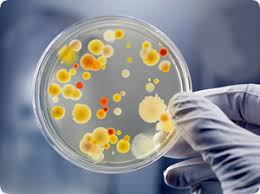
#> input picture backend/uploads/images.jpg, 260 x 194 px
$ python -i segmentation.py   (imports and definitions only)
#> lines starting #> are read from the running program, lines starting #| are printed output that depends on the picture; after the words box and inside, x2 and y2 are one past the last pixel; in counts of white or black regions, pixels touching at a corner belong together
import os
import uuid
import numpy as np
import cv2
import matplotlib.pyplot as plt

from skimage import io, color, filters, transform, morphology, segmentation, feature, measure
from skimage.filters import gaussian
from scipy import ndimage as ndi


SUPPORTED_METHODS = {
    "Otsu",
    "Adaptive",
    "Manual",
    "Majority Fusion",
    "CW-MTF (Novel)",
}


# ---------------- COLOR CLUSTERING ----------------
def _kmeans_hsv_cluster(hsv_image, k=3, sample_cap=50000, sat_min=0.35, val_min=0.25):
    H, S, V = hsv_image[..., 0], hsv_image[..., 1], hsv_image[..., 2]
    mask = (S >= sat_min) & (V >= val_min)
    pts = np.stack([H[mask], S[mask], V[mask]], axis=1)

    if pts.shape[0] < 200:
        return None, None, None

    if pts.shape[0] > sample_cap:
        idx = np.random.choice(pts.shape[0], size=sample_cap, replace=False)
        pts = pts[idx]

    Z = pts.astype(np.float32)
    criteria = (cv2.TERM_CRITERIA_EPS + cv2.TERM_CRITERIA_MAX_ITER, 30, 1e-3)
    _, labels, centers = cv2.kmeans(Z, k, None, criteria, 3, cv2.KMEANS_PP_CENTERS)
    return centers, labels.flatten(), pts


def get_color_likelihood_mask(hsv_image):
    target_hue = 0.13

    res = _kmeans_hsv_cluster(hsv_image, k=3)
    if res[0] is None:
        lower_yellow = (0.10, 0.4, 0.4)
        upper_yellow = (0.18, 1.0, 1.0)
        H, S, V = hsv_image[..., 0], hsv_image[..., 1], hsv_image[..., 2]

        hard = (
            (H >= lower_yellow[0]) & (H <= upper_yellow[0]) &
            (S >= lower_yellow[1]) & (V >= lower_yellow[2])
        )
        return gaussian(hard.astype(np.float32), sigma=1.0)

    centers, _, _ = res
    hue_dist = np.abs(centers[:, 0] - target_hue)

    penalty = (
        (centers[:, 1] < 0.25).astype(np.float32) * 0.25 +
        (centers[:, 2] < 0.25).astype(np.float32) * 0.25
    )

    chosen = int(np.argmin(hue_dist + penalty))
    c = centers[chosen]

    H, S, V = hsv_image[..., 0], hsv_image[..., 1], hsv_image[..., 2]

    dh = np.minimum(np.abs(H - c[0]), 1.0 - np.abs(H - c[0]))
    ds = S - c[1]
    dv = V - c[2]

    sh, ss, sv = 0.06, 0.25, 0.25
    d2 = (dh / sh) ** 2 + (ds / ss) ** 2 + (dv / sv) ** 2

    likelihood = np.exp(-0.5 * d2).astype(np.float32)
    likelihood = gaussian(likelihood, sigma=1.0)

    return np.clip(likelihood, 0.0, 1.0)


# ---------------- CONFIDENCE FUNCTIONS ----------------
def otsu_confidence(img01):
    t = filters.threshold_otsu(img01)

    hist, bins = np.histogram(img01.ravel(), bins=256, range=(0, 1), density=True)
    mids = (bins[:-1] + bins[1:]) / 2

    left = mids <= t
    w0 = hist[left].sum()
    w1 = hist[~left].sum()

    if w0 < 1e-8 or w1 < 1e-8:
        return 0.0

    mu0 = (hist[left] * mids[left]).sum() / w0
    mu1 = (hist[~left] * mids[~left]).sum() / w1
    muT = (hist * mids).sum()

    sigma_b2 = w0 * (mu0 - muT) ** 2 + w1 * (mu1 - muT) ** 2
    sigma_t2 = ((img01 - img01.mean()) ** 2).mean() + 1e-8

    return float(np.clip(sigma_b2 / sigma_t2, 0, 1))


def adaptive_confidence(img01, block=15):
    local_mean = gaussian(img01, sigma=block / 6.0)
    local_var = gaussian((img01 - local_mean) ** 2, sigma=1.0).mean()
    return float(np.clip(1.0 / (1.0 + 10.0 * local_var), 0, 1))


def manual_confidence(img01, t):
    hist, _ = np.histogram(img01.ravel(), bins=256, range=(0, 1), density=True)

    idx = int(np.clip(t * 255, 1, 254))
    valley = (hist[idx - 1] + hist[idx] + hist[idx + 1]) / 3.0
    peak = hist.max() + 1e-8

    return float(np.clip(1.0 - valley / peak, 0, 1))


# ---------------- CW-MTF ----------------
def cw_mtf_fusion(preprocessed01, manual_t, color_likelihood01):
    t_otsu = filters.threshold_otsu(preprocessed01)
    otsu_mask = preprocessed01 > t_otsu

    adaptive_th = filters.threshold_local(preprocessed01, block_size=15)
    adaptive_mask = preprocessed01 > adaptive_th

    manual_mask = preprocessed01 > manual_t

    wo = otsu_confidence(preprocessed01)
    wa = adaptive_confidence(preprocessed01)
    wm = manual_confidence(preprocessed01, manual_t)
    wc = float(np.clip(color_likelihood01.mean(), 0, 1)) * 0.75

    wsum = wo + wa + wm + wc + 1e-8
    wo, wa, wm, wc = wo / wsum, wa / wsum, wm / wsum, wc / wsum

    P = (
        wo * otsu_mask.astype(np.float32) +
        wa * adaptive_mask.astype(np.float32) +
        wm * manual_mask.astype(np.float32) +
        wc * (color_likelihood01 > 0.5).astype(np.float32)
    )

    fusion_mask = P >= 0.5

    uncertainty = 1.0 - (np.abs(P - 0.5) / 0.5)
    uncertainty = np.clip(uncertainty, 0.0, 1.0).astype(np.float32)

    return fusion_mask, uncertainty, (wo, wa, wm, wc)


# ---------------- METHOD SELECTOR ----------------
def get_binary_mask(preprocessed_image, color_likelihood01, manual_threshold, method):
    if method == "Otsu":
        return preprocessed_image > filters.threshold_otsu(preprocessed_image), None, None

    if method == "Adaptive":
        return preprocessed_image > filters.threshold_local(preprocessed_image, block_size=15), None, None

    if method == "Manual":
        return preprocessed_image > manual_threshold, None, None

    if method == "Majority Fusion":
        otsu = preprocessed_image > filters.threshold_otsu(preprocessed_image)
        adaptive = preprocessed_image > filters.threshold_local(preprocessed_image, block_size=15)
        manual = preprocessed_image > manual_threshold

        fusion = (otsu.astype(np.uint8) + adaptive.astype(np.uint8) + manual.astype(np.uint8)) >= 2
        #fusion = fusion | (color_likelihood01 > 0.6)
        fusion = (fusion.astype(float) + (color_likelihood01 > 0.6).astype(float)) >= 1

        return fusion, None, None

    return cw_mtf_fusion(preprocessed_image, manual_threshold, color_likelihood01)


# ---------------- MORPHOLOGY ----------------
def refine_mask(binary_mask):
    cleaned = morphology.opening(binary_mask, morphology.disk(2))
    cleaned = morphology.closing(cleaned, morphology.disk(3))
    cleaned = morphology.remove_small_objects(cleaned, min_size=100)
    cleaned = morphology.remove_small_holes(cleaned, area_threshold=500)
    cleaned = morphology.dilation(cleaned, morphology.disk(1))
    return cleaned


# ---------------- WATERSHED ----------------
def watershed_split(binary_mask):
    dist = ndi.distance_transform_edt(binary_mask)
    coords = feature.peak_local_max(dist, footprint=np.ones((25, 25)), labels=binary_mask)

    markers = np.zeros_like(dist, dtype=np.int32)
    for i, (r, c) in enumerate(coords, start=1):
        markers[r, c] = i

    if markers.max() == 0:
        labels = morphology.label(binary_mask)
        return labels, binary_mask

    labels = segmentation.watershed(-dist, markers, mask=binary_mask)
    return labels, labels > 0


# ---------------- METRICS ----------------
def colony_metrics_from_labels(labels):
    props = measure.regionprops(labels)

    areas = [p.area for p in props if p.area > 20]
    if not areas:
        return [], {}

    circularity, equiv_diam = [], []

    for p in props:
        if p.area <= 20:
            continue

        perim = max(p.perimeter, 1e-8)
        circularity.append(4 * np.pi * p.area / (perim ** 2))
        equiv_diam.append(p.equivalent_diameter)

    return areas, {
        "count": len(areas),
        "total_area_px": float(np.sum(areas)),
        "mean_area_px": float(np.mean(areas)),
        "median_area_px": float(np.median(areas)),
        "mean_circularity": float(np.mean(circularity)),
        "mean_equiv_diameter_px": float(np.mean(equiv_diam)),
    }


# ---------------- SAVE IMAGE ----------------
def save_image(path, image, cmap=None):
    plt.figure(figsize=(6, 6))
    plt.imshow(image, cmap=cmap if image.ndim == 2 else None)
    plt.axis("off")
    plt.savefig(path, bbox_inches="tight", pad_inches=0)
    plt.close()


# ---------------- MAIN FUNCTION ----------------
def analyze_image(
    image_path,
    method="CW-MTF (Novel)",
    resize_factor=1.0,
    manual_threshold=0.5,
    use_watershed_split=True
):
#> called with image_path = '../../uploads/images.jpg', method = 'CW-MTF (Novel)', resize_factor = 1, manual_threshold = 0.5, use_watershed_split = True
    if method not in SUPPORTED_METHODS:
        raise ValueError(f"Unsupported method: {method}")

    image = io.imread(image_path)
#> image is the input picture: shape (194, 260, 3); mean R, G, B 133.8, 135.5, 139.4
    if image.ndim == 2:
        image = color.gray2rgb(image)

    # ---------------- RESIZE ----------------
    resized = transform.resize(
        image,
        (int(image.shape[0]*resize_factor), int(image.shape[1]*resize_factor)),
        mode="reflect",
        anti_aliasing=True
    )

    # ---------------- PREPROCESS ----------------
    hsv = color.rgb2hsv(resized)
#> hsv: shape (194, 260, 3) float64; mean of channels 0, 1, 2 0.492, 0.244, 0.608
    gray = color.rgb2gray(resized)
    preprocessed = gaussian(gray, sigma=1)

    # ---------------- COLOR ----------------
    color_likelihood = get_color_likelihood_mask(hsv)
#> in _kmeans_hsv_cluster, `mask = (S >= sat_min) & (V >= val_min)`:
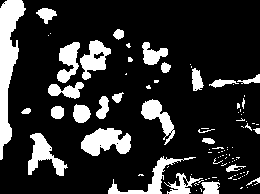
#> mask: shape (194, 260) bool; 18.2% white; 99 white regions (70 under 20 px), largest, box (x1, y1, x2, y2) and area: (0, 0, 26, 160) 1935, (81, 128, 131, 156) 928, (28, 133, 68, 176) 719
#> in _kmeans_hsv_cluster, `_, labels, centers = cv2.kmeans(Z, k, None, criteria, 3, cv2.KMEANS_PP..`: labels = 9188 values, max 2 at index 821, min 0 at index 0, mean 0.658; centers = [[0.618, 0.425, 0.432], [0.123, 0.49, 0.842], [0.117, 0.861, 0.845]]
#> in get_color_likelihood_mask, `hue_dist = np.abs(centers[:, 0] - target_hue)`: hue_dist = [0.488, 0.00674, 0.013]
#> in get_color_likelihood_mask, `penalty = ( (centers[:, 1] < 0.25).astype(np.float32) * 0.25 + (center..`: penalty = [0, 0, 0]
#> in get_color_likelihood_mask, `chosen = int(np.argmin(hue_dist + penalty))`: chosen = 1
#> in get_color_likelihood_mask, `c = centers[chosen]`: c = [0.123, 0.49, 0.842]

    # ---------------- SEGMENTATION ----------------
    binary, uncertainty, weights = get_binary_mask(
        preprocessed,
        color_likelihood,
        manual_threshold,
        method
    )
#> in cw_mtf_fusion, `t_otsu = filters.threshold_otsu(preprocessed01)`: t_otsu = 0.524
#> in cw_mtf_fusion, `otsu_mask = preprocessed01 > t_otsu`: otsu_mask: shape (194, 260) bool; 52% white; 28 black regions (12 under 20 px), largest, box (x1, y1, x2, y2) and area: (0, 0, 260, 194) 15020, (176, 0, 260, 92) 6058, (217, 92, 260, 136) 1235
#> in cw_mtf_fusion, `adaptive_mask = preprocessed01 > adaptive_th`: adaptive_mask: shape (194, 260) bool; 48.5% white; 107 white regions (62 under 20 px), largest, box (x1, y1, x2, y2) and area: (4, 0, 260, 174) 12962, (200, 7, 259, 84) 2199, (163, 149, 260, 194) 1902
#> in cw_mtf_fusion, `manual_mask = preprocessed01 > manual_t`: manual_mask: shape (194, 260) bool; 56.4% white; 24 black regions (9 under 20 px), largest, box (x1, y1, x2, y2) and area: (0, 0, 86, 192) 8371, (178, 0, 260, 91) 5817, (93, 119, 250, 194) 5096
#> in otsu_confidence, `hist, bins = np.histogram(img01.ravel(), bins=256, range=(0, 1), densi..`: hist = 256 values, max 4.37 at index 114, min 0 at index 0, mean 1; bins = 257 values from 0 to 1
#> in otsu_confidence, `mids = (bins[:-1] + bins[1:]) / 2`: mids = 256 values from 0.00195 to 0.998
#> in otsu_confidence, `w0 = hist[left].sum()`: w0 = 122.5
#> in otsu_confidence, `w1 = hist[~left].sum()`: w1 = 133.5
#> in otsu_confidence, `mu0 = (hist[left] * mids[left]).sum() / w0`: mu0 = 0.393
#> in otsu_confidence, `mu1 = (hist[~left] * mids[~left]).sum() / w1`: mu1 = 0.658
#> in otsu_confidence, `muT = (hist * mids).sum()`: muT = 135.9
#> in otsu_confidence, `sigma_b2 = w0 * (mu0 - muT) ** 2 + w1 * (mu1 - muT) ** 2`: sigma_b2 = 4693079
#> in otsu_confidence, `sigma_t2 = ((img01 - img01.mean()) ** 2).mean() + 1e-8`: sigma_t2 = 0.0258
#> in cw_mtf_fusion, `wo = otsu_confidence(preprocessed01)`: wo = 1
#> in adaptive_confidence, `local_var = gaussian((img01 - local_mean) ** 2, sigma=1.0).mean()`: local_var = 0.00171
#> in cw_mtf_fusion, `wa = adaptive_confidence(preprocessed01)`: wa = 0.983
#> in manual_confidence, `valley = (hist[idx - 1] + hist[idx] + hist[idx + 1]) / 3.0`: valley = 1.75
#> in manual_confidence, `peak = hist.max() + 1e-8`: peak = 4.37
#> in cw_mtf_fusion, `wm = manual_confidence(preprocessed01, manual_t)`: wm = 0.6
#> in cw_mtf_fusion, `wc = float(np.clip(color_likelihood01.mean(), 0, 1)) * 0.75`: wc = 0.069
#> in cw_mtf_fusion, `wsum = wo + wa + wm + wc + 1e-8`: wsum = 2.65
#> in cw_mtf_fusion, `wo, wa, wm, wc = wo / wsum, wa / wsum, wm / wsum, wc / wsum`: wo = 0.377; wa = 0.371; wm = 0.226; wc = 0.026
#> in cw_mtf_fusion, `fusion_mask = P >= 0.5`: fusion_mask: shape (194, 260) bool; 53.8% white; 36 black regions (17 under 20 px), largest, box (x1, y1, x2, y2) and area: (0, 0, 251, 194) 13944, (176, 0, 260, 92) 5906, (217, 92, 260, 136) 1223
#> in cw_mtf_fusion, `uncertainty = 1.0 - (np.abs(P - 0.5) / 0.5)`:
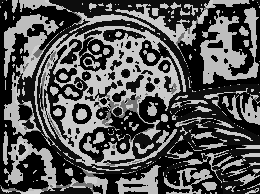
#> uncertainty: shape (194, 260) float32; min 0, max 0.806, mean 0.336
#> weights = (0.377, 0.371, 0.226, 0.026)

    # ---------------- MORPHOLOGY ----------------
    cleaned = refine_mask(binary)
#> in refine_mask, `cleaned = morphology.opening(binary_mask, morphology.disk(2))`: cleaned: shape (194, 260) bool; 52.4% white; 23 black regions (10 under 20 px), largest, box (x1, y1, x2, y2) and area: (0, 0, 260, 194) 14864, (176, 0, 260, 92) 5952, (98, 95, 155, 142) 1269
#> in refine_mask, `cleaned = morphology.closing(cleaned, morphology.disk(3))`: cleaned: shape (194, 260) bool; 54.7% white; 8 black regions, largest, box (x1, y1, x2, y2) and area: (0, 0, 88, 193) 8778, (176, 0, 260, 91) 5910, (90, 120, 260, 194) 5688
#> in refine_mask, `cleaned = morphology.remove_small_objects(cleaned, min_size=100)`: cleaned: shape (194, 260) bool; 54.5% white; 8 black regions, largest, box (x1, y1, x2, y2) and area: (0, 0, 88, 193) 8793, (176, 0, 260, 91) 5925, (90, 120, 260, 194) 5779
#> in refine_mask, `cleaned = morphology.remove_small_holes(cleaned, area_threshold=500)`: cleaned: shape (194, 260) bool; 54.7% white; 5 black regions, box (x1, y1, x2, y2) and area: (0, 0, 88, 193) 8793, (176, 0, 260, 91) 5925, (90, 120, 260, 194) 5779, (217, 92, 260, 136) 1225, (99, 96, 151, 138) 1122
#> in refine_mask, `cleaned = morphology.dilation(cleaned, morphology.disk(1))`: cleaned: shape (194, 260) bool; 57% white; 5 black regions

    # ---------------- WATERSHED ----------------
    if use_watershed_split:
        labels, separated = watershed_split(cleaned)
#> in watershed_split, `dist = ndi.distance_transform_edt(binary_mask)`:
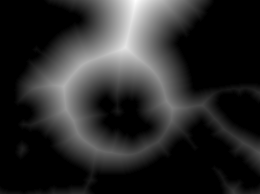
#> dist: shape (194, 260) float64; min 0, max 57.87, mean 9.6; drawn with min black and max white
#> in watershed_split, `coords = feature.peak_local_max(dist, footprint=np.ones((25, 25)), lab..`: coords = 14 rows, first 8: [1, 135], [47, 125], [63, 84], [85, 64], [100, 166], [152, 258], [192, 233], [92, 258]
#> the loop in watershed_split, `for i, (r, c) in enumerate(coords, start=1):` made 14 passes
#> (r, c) on passes 1 to 12: (1, 135), (47, 125), (63, 84), (85, 64), (100, 166), (152, 258), (192, 233), (92, 258), (192, 83), (192, 258), (192, 53), (148, 22)
#> after the loop in watershed_split, `for i, (r, c) in enumerate(coords, start=1):`:
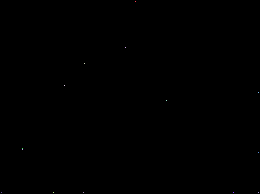
#> markers: shape (194, 260) int32; 15 distinct labels, from 0 to 14; one colour per label, 0 black
#> in watershed_split, `labels = segmentation.watershed(-dist, markers, mask=binary_mask)`:
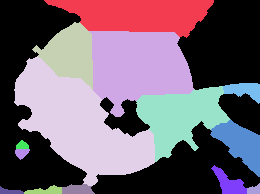
#> labels: shape (194, 260) int32; 15 distinct labels, from 0 to 14; one colour per label, 0 black
    else:
        labels = morphology.label(cleaned)
        separated = cleaned

    # ---------------- FINAL SEGMENTED ----------------
    segmented = resized.copy()
    segmented[~separated] = 0
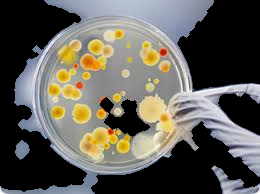
#> segmented: shape (194, 260, 3) float64; mean R, G, B 0.375, 0.366, 0.339

    # ---------------- METRICS ----------------
    _, metrics = colony_metrics_from_labels(labels)
#> in colony_metrics_from_labels, `props = measure.regionprops(labels)`: props = 14 regions; largest, box (x1, y1, x2, y2) and area: (14, 56, 155, 186) 8841, (89, 31, 194, 117) 6277, (44, 0, 214, 38) 4257, (136, 86, 230, 162) 3836, (32, 22, 93, 90) 2304
#> in colony_metrics_from_labels, `areas = [p.area for p in props if p.area > 20]`: areas = [4257, 6277, 2304, 8841, 3836, 1433, 478, 457, 264, 101, 211, 85, 110, 107]
#> the loop in colony_metrics_from_labels, `for p in props:` made 14 passes
#> perim on passes 1 to 12: 384.5, 361.6, 216.5, 511.8, 343.8, 181, 110.9, 108.2, 78.76, 41.9, 86.38, 34.14
#> after the loop in colony_metrics_from_labels, `for p in props:`: circularity = [0.362, 0.603, 0.618, 0.424, 0.408, 0.55, 0.488, 0.491, 0.535, 0.723, 0.355, 0.916, 0.873, 0.421]; equiv_diam = [73.62, 89.4, 54.16, 106.1, 69.89, 42.71, 24.67, 24.12, 18.33, 11.34, 16.39, 10.4, 11.83, 11.67]
#> metrics = {'count': 14, 'total_area_px': 28761, 'mean_area_px': 2054.4, 'median_area_px': 467.5, 'mean_circularity': 0.555, 'mean_equiv_diameter_px': 40.33}

    # ---------------- SAVE ----------------
    result_id = str(uuid.uuid4())
    os.makedirs("results", exist_ok=True)

    def p(name): return f"results/{result_id}_{name}.png"

    save_image(p("resized"), resized)
    save_image(p("gray"), gray, "gray")
    save_image(p("preprocessed"), preprocessed, "gray")
    save_image(p("color"), color_likelihood, "gray")
    save_image(p("binary"), binary.astype(np.uint8)*255, "gray")
    save_image(p("refined"), separated.astype(np.uint8)*255, "gray")
#> in save_image (call 6), `plt.savefig(path, bbox_inches="tight", pad_inches=0)`:
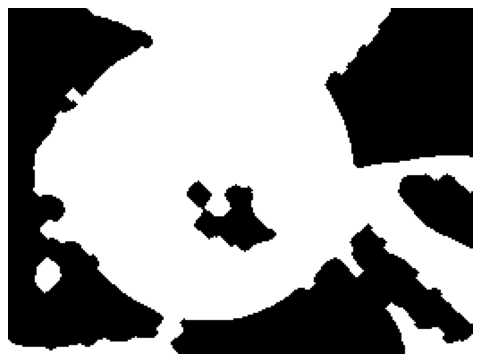
#> figure drawn by matplotlib, 1 panel
    save_image(p("segmented"), segmented)

    # ✅ CW-MTF EXTRA OUTPUT
    if method == "CW-MTF (Novel)" and uncertainty is not None:
        save_image(p("uncertainty"), uncertainty, "gray")

    # ---------------- WEIGHTS ----------------
    if weights:
        wo, wa, wm, wc = weights
#> wo = 0.377; wa = 0.371; wm = 0.226; wc = 0.026
        weights_dict = {
            "otsu": wo,
            "adaptive": wa,
            "manual": wm,
            "color": wc
        }
#> weights_dict = {'otsu': 0.377, 'adaptive': 0.371, 'manual': 0.226, 'color': 0.026}
    else:
        weights_dict = None

    # ---------------- IMAGE OUTPUT ----------------
    images = {
        "resized": p("resized"),
        "gray": p("gray"),
        "preprocessed": p("preprocessed"),
        "color": p("color"),
        "binary": p("binary"),
        "refined": p("refined"),
        "segmented": p("segmented"),
    }

    # ✅ Add uncertainty ONLY for CW-MTF
    if method == "CW-MTF (Novel)" and uncertainty is not None:
        save_image(p("uncertainty"), uncertainty, "gray")
        images["uncertainty"] = p("uncertainty")

    return {
        "id": result_id,
        "method": method,
        "metrics": metrics,
        "weights": weights_dict,
        "images": images
    }

>>> result = analyze_image('../../uploads/images.jpg')
#> result = 5 items
